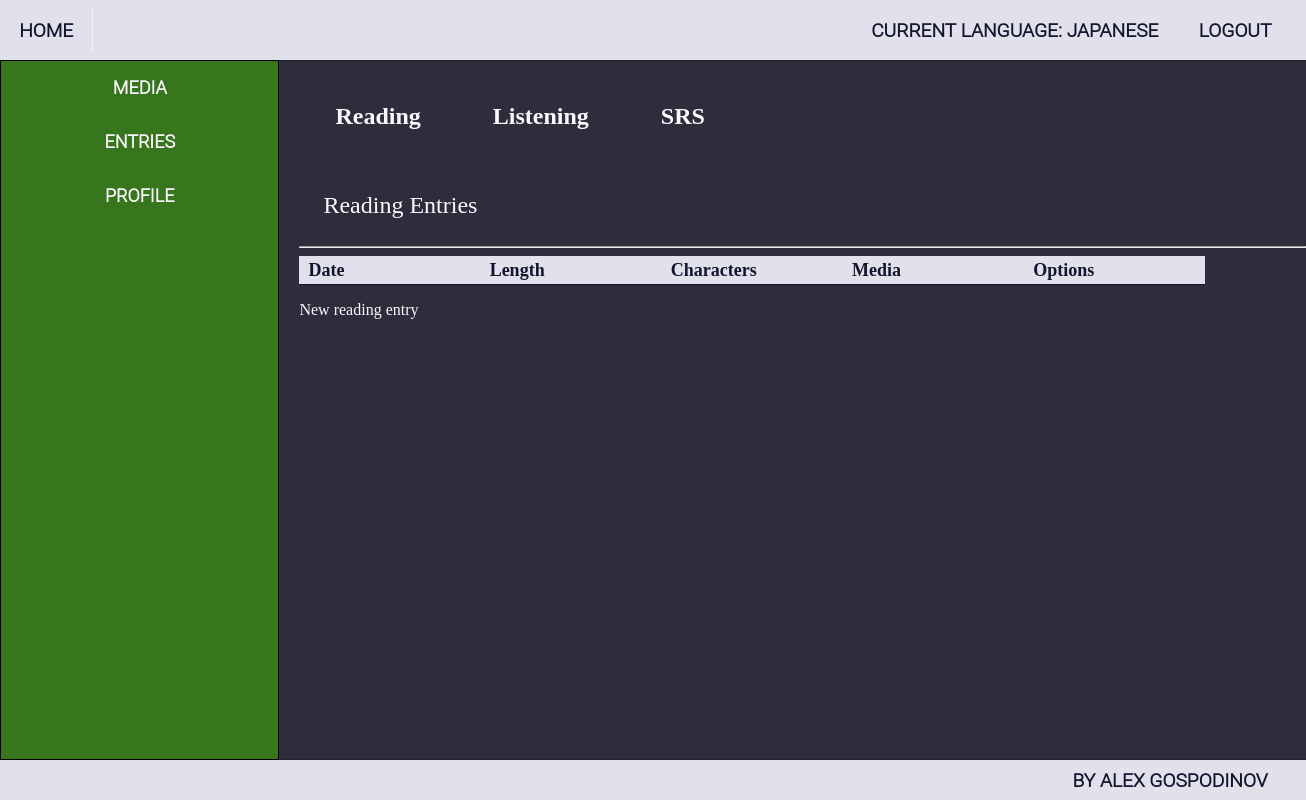
The page /entries/ (signed in) on the database as committed earlier.
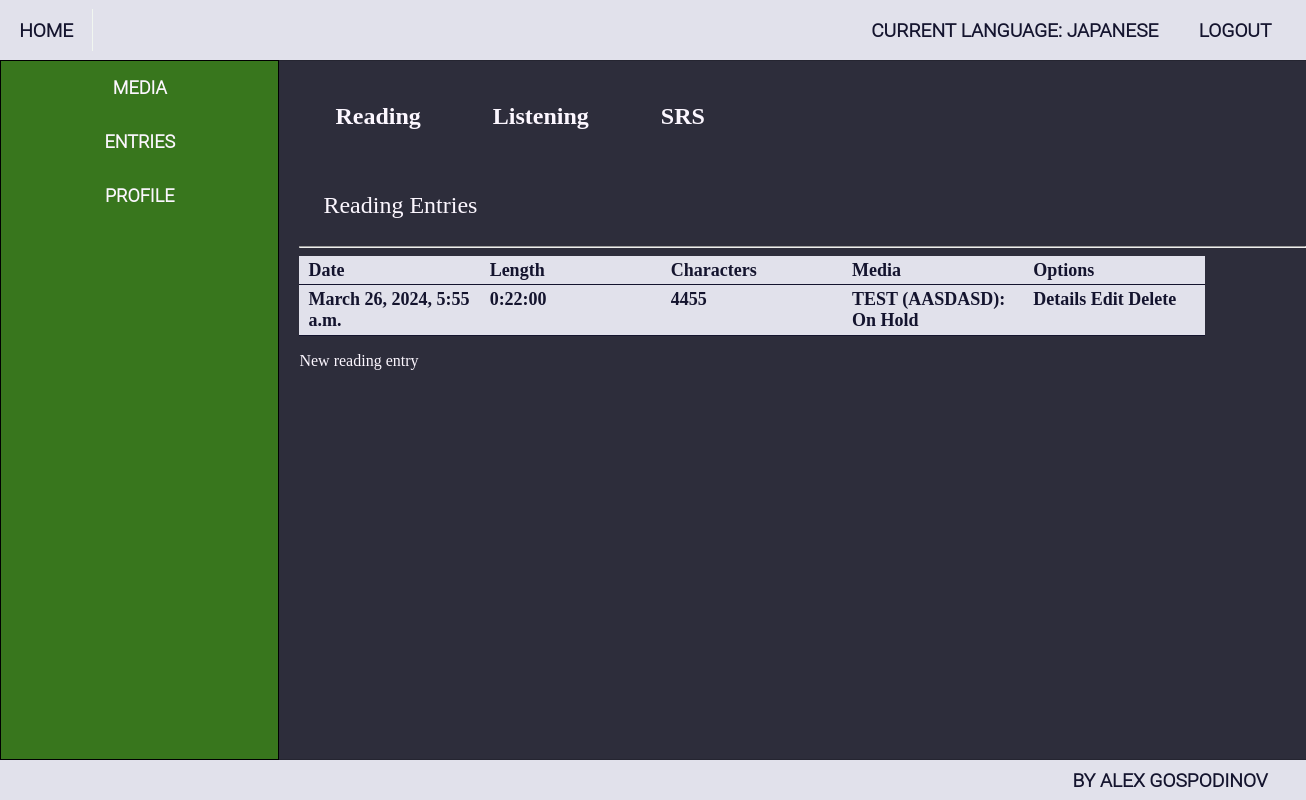
The same page on the database as committed later.
### ImmersionTracker/immersion_entries/models.py (models this page shows, shortened)
class BaseEntry(models.Model):
    time_length = models.DurationField()
    created_on = models.DateTimeField(
        auto_now_add=True,
    )
    edited_on = models.DateTimeField(
        auto_now=True,
    )
    user_profile = models.ForeignKey(
        Profile,
        on_delete=models.CASCADE,
        related_name='%(class)s',
        blank=False,
        null=False,
    )
    language = models.ForeignKey(
        Language,
        on_delete=models.CASCADE,
        related_name='%(class)s',
        blank=False,
        null=False,
    )
    class Meta:
        abstract = True

class ReadingEntry(BaseEntry):
    char_length = models.IntegerField(
        default=None,
        null=True,
        blank=True,
    )
    media = models.ForeignKey(
        ReadingMedia,
        on_delete=models.DO_NOTHING,
        related_name='entries',
    )

### ImmersionTracker/media/models.py (models this page shows, shortened)
class BaseMedia(models.Model):
    NAME_MAX_LENGTH = 30
    TYPE_MAX_LENGTH = 20
    name = models.CharField(
        max_length=NAME_MAX_LENGTH,
        blank=False,
        null=False,
    )
    type = models.CharField(
        max_length=TYPE_MAX_LENGTH,
        blank=False,
        null=False,
    )
    link = models.URLField(
        blank=True,
        null=True,
    )
    language = models.ForeignKey(
        Language,
        on_delete=models.CASCADE,
        related_name='%(class)s',
        blank=False,
        null=False,
    )
    user_profile = models.ForeignKey(
        Profile,
        on_delete=models.CASCADE,
        related_name='%(class)s',
        blank=False,
        null=False,
    )
    def __str__(self):
        return f"{self.name} ({self.type}): {self.status}"
    class Meta:
        abstract = True

class ReadingMedia(BaseMedia):
    STATUS_MAX_LENGTH = 10
    STATUS_READING = 'Reading'
    STATUS_COMPLETED = 'Completed'
    STATUS_ONHOLD = 'On Hold'
    STATUS_DROPPED = 'Dropped'
    STATUS_CHOICES = (
        (STATUS_READING, STATUS_READING),
        (STATUS_COMPLETED, STATUS_COMPLETED),
        (STATUS_ONHOLD, STATUS_ONHOLD),
        (STATUS_DROPPED, STATUS_DROPPED),
    )
    status = models.CharField(
        max_length=STATUS_MAX_LENGTH,
        choices=STATUS_CHOICES,
    )

### ImmersionTracker/immersion_entries/views.py (the view)
# urls.py: path('', AllEntriesView.as_view(), name='all_entries'),
class AllEntriesView(LoginRequiredMixin, GetFilteredQuerysetForContextMixin, views.TemplateView):
    template_name = 'immersion_entries/all_entries.html'
    models = (ReadingEntry, ListeningEntry, SRSEntry)

### ImmersionTracker/mixins.py (called while the page is built)
    def dispatch(self, request, *args, **kwargs):
        if not get_current_language(request):
            return redirect('no_current_language')
        return super().dispatch(request, *args, **kwargs)

    def get_filtered_context(self, model, profile, lang):
        data = model.objects.filter(user_profile=profile,
                                    language=lang)
        return data

    def get_context_data(self, **kwargs):
        context = super().get_context_data(**kwargs)
        profile = get_current_profile(self.request)
        lang = get_current_language(self.request)
        for model in self.models:
            context[model._meta.model_name] = self.get_filtered_context(model, profile, lang)
        return context

### ImmersionTracker/utils.py (called while the page is built)
def get_current_profile(request):
    return Profile.objects.get(user_id=request.user.id)

def get_current_language(request):
    return get_current_profile(request).current_language

### templates/immersion_entries/all_entries.html (shortened to what this page needs)
{% extends 'base.html' %}
{% block main_content %}
<div class="entries-wrapper">
    <div class="entry-category-tabs-wrapper">
        <div class="entry-category-tab">Reading</div>
        <div class="entry-category-tab">Listening</div>
        <div class="entry-category-tab">SRS</div>
    </div>
    <div class="entry-category-box" id="reading">
        <div class="entry-category-label"> Reading Entries </div>
        <hr>
        <div class="entry-grid-container reading">
            <div class="entry-grid"> Date </div>
                <div class="entry-grid"> Length </div>
                <div class="entry-grid"> Characters </div>
                <div class="entry-grid"> Media </div>
                <div class="entry-grid"> Options </div>
            {% for entry in readingentry %}
                <div class="entry-grid"> {{ entry.created_on }}</div>
                <div class="entry-grid"> {{ entry.time_length }}</div>
                <div class="entry-grid"> {{ entry.char_length }}</div>
                <div class="entry-grid"> {{ entry.media }}</div>
                <div class="entry-grid">
                    <a href="{% url 'reading_entry_details' pk=entry.pk %}"> Details </a>
                    <a href="{% url 'reading_entry_edit' pk=entry.pk %}"> Edit </a>
                    <a href="{% url 'reading_entry_delete' pk=entry.pk %}"> Delete </a>
                </div>
            {% endfor %}
        </div>
        <p><a href="{% url 'reading_entry_create' %}"> New reading entry </a></p>
    </div>
</div>
{% endblock %}

Rows that differ between the two databases and show on the page:
added ReadingEntry: created_on "March 26, 2024, 5:55 a.m.", time_length "0:22:00", char_length "4455", media "TEST (AASDASD): On Hold"
